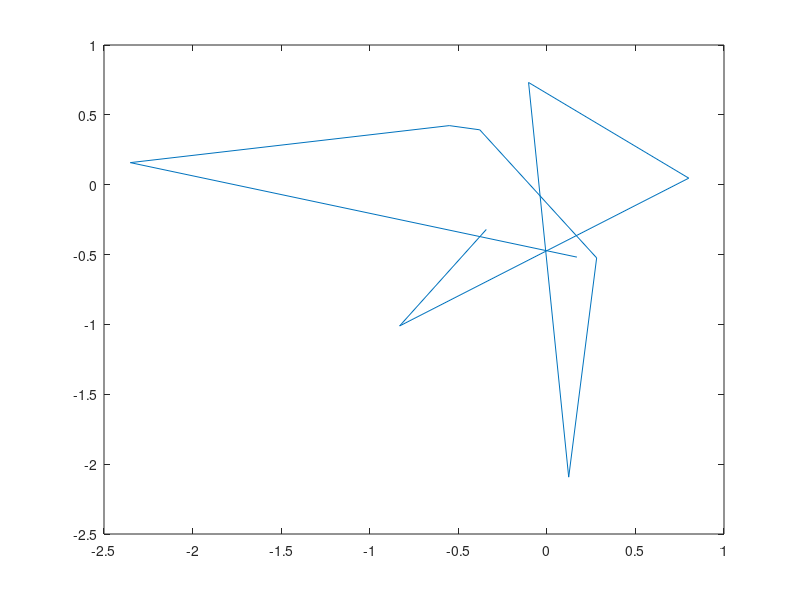
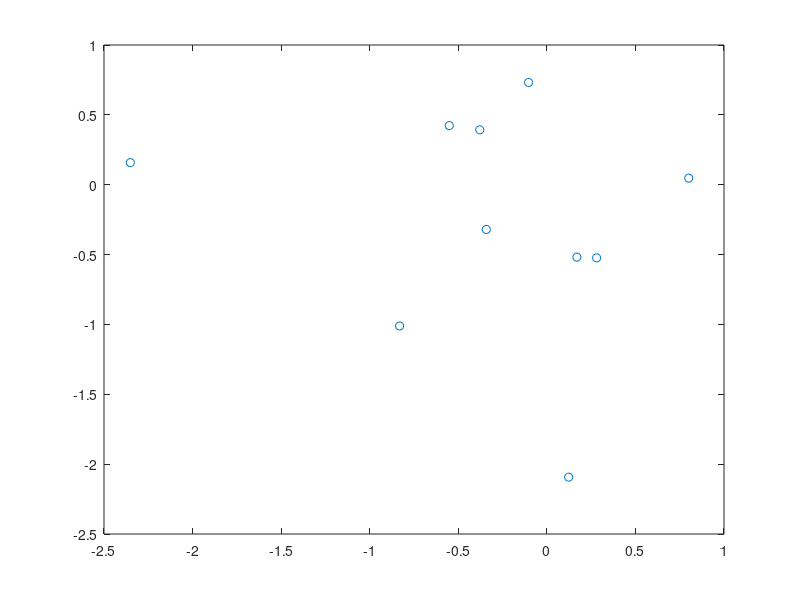
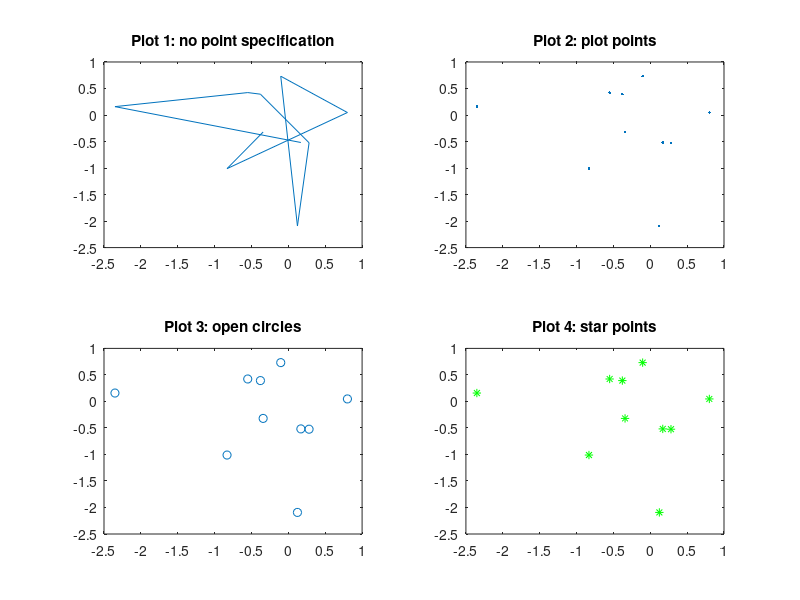
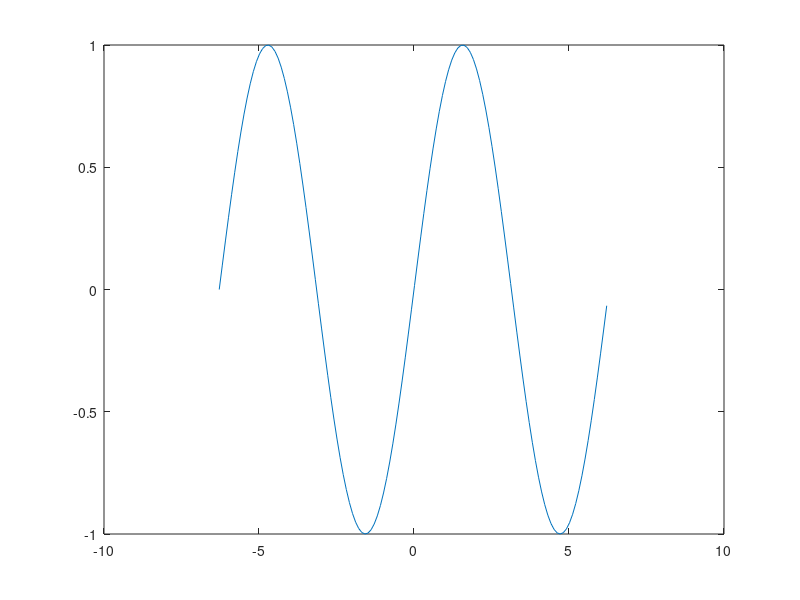

MATLAB code to generate these figures, in order:
%% Lecture code -- Week 1
% Courtesy of JEANETTE A MUMFORD

% Single percent signs serve as comments.  

%  We will use .m files for lecture and homework.
%  Homework will be mlx, Live Markdown documents.
%  Project will be LaTeX. More details on website.


%% Double percent signs create sections in code (not in mlx files)

% Simple math.  
a = 2
b = 6
a*b
a/b
a^2
a-b

%%
a = 3

% Note the difference when I use a semicolon
a = 3;

%% 
% If you want to see your variables, here are the commands:

who
whos

% help:  tells you how to use a function
help var
%% 
% Vectors and matrices can be created in different ways.


a = [1 2 3 4 10]
size(a)
num_seq = 1:5:20

% Grab the 3 element of a vector
num_seq(3)

% Create a matrix from a vector.  Pay attention to how the numbers are
% filled in
newmat = reshape(num_seq, 2, 2)
% Quick way to make a matrix a vector (again, pay attention to how vector is created)
newmat(:)

% You can use the transpose to swap rows and columns of a matrix

mat = reshape(1:4, 2, 2)
mat'
%% 
% Element-wise math is done by adding a period before the command.


b = [1 2 3 4 10];
1./b
1./mat
%% 
% *On your own:* Create a 4x4 matrix that has the numbers 1-16 such that 
% the first *row*  is 1 2 3 4, second row is 5 6 7 8, etc.  



% You can create a matrix of 1's easily

ones(5, 2)

ones(3,8)

zeros(3,4)

%% 
% It is easy to extract and change portions of a matrix.


mat = reshape(1:16, 4, 4)

% First row
mat(1,:)

% First column
mat(:,1)

% First row, First column entry
mat(1,1)

% replace first column with 5
mat(:,1)=5

% "end" is a really great feature in MATLAB.  
% Automatically goes to the highest index
mat(end,end)

% You can also identify (T/F) where certan values occur

mat>10

mat2 = reshape(-2:1, 2,2);
% Change the negative values to 0
mat2
mat2(mat2<0) = 0
% For element-wise multiplication. Subtraction and addition are elementwise

% Also, "rand" generates random values from a uniform distribution
c = rand(2,2);
d = rand(2,2);

c+d
c.*d
% Notice things are different without the . with multiplication and
% squaring
c*d
c.^2
%% 
% *On your own:  *Figure out what the c^2 command (below) is doing.  You 
% can probably figure it out without googling or looking at help.

c^2

%% 
% I recommend you don't use the division symbol (either / or \), unless using element-wise division.  
% Just be careful if you do use it, it may not be intuitive to you, but it is 
% shorthand for solving systems of equations.  FYI, here's what it does:


a = reshape(1:4, 2, 2);
b = reshape(6:9, 2, 2);

a\b
pinv(a)*b
inv(a'*a)*a'*b

a/b
a*pinv(b)
a*inv(b'*b)*b'


%% 
% Random numbers aren't really random!  If we all ran this on a fresh MATLAB 
% session, we'd get the same number.  You need to be careful if you really need 
% random numbers.  Run rng('shuffle') before running the random number generators.  
% Note:  There are multiple fixes for this problem.|  |
%%
rand(1)
%% 
% *On your own: * What is the difference between rand() and randn().  Use 
% the help function to figure it out.  
% 
% We won't use characters much in this class, but it is worth pointing out 
% their odd behavior.
%%
% Characters
char1 = 'hi'

char2 = '3'
% careful!  This gives a numeric answer
char2*3
%% 
% Loops!  According to the class survey, most of you have written loops 
% before, so this probably won't be very different from what you've done in the 
% past.


for i=1:3
    i
end



% Looping through matrices can often be avoided, but is sometimes necessary

a = reshape(1:16, 4, 4);
for x = 1:4
    for y = 1:4
        a(x,y)
    end
end

% For example, squaring entries (and most mathematical operations) in a 
%  matrix via looping is not efficient

a_squared = zeros(4,4);
for x = 1:4
    for y = 1:4
        a_squared(x,y) = a(x,y)^2;
    end
end

%vs

% TO make an operation work element-wise, use a .
a_squared_easy = a.^2;

a_squared
a_squared_easy



b = reshape([1:8], 2, 2,2)
reshape(b, 2, 4)

%% if/else statements

num = 0;

if num<0
    disp('Number is negative')
elseif num >0
    disp('Number is positive')
else
    disp('Number is 0')
end  
%% 
% *On your own:  *Create a 1x10 row vector of random numbers using randn 
% (this generate normal values and loop through each value and print whether the 
% value is pos, neg or 0.
% 
% 
% 
% *Also on your own:  *Without using a loop, start with the same vector you 
% made in the last exercise and create a new vector (of the same size) that has 
% a 1 if the original value was positive and -1 if the original value was negative
% 
% You can compute min/max/mean/sd of columns of a matrix easily.
%%

a = randn(4,4);
a
min(a)
max(a)
mean(a)
std(a)
%% 
% *On your own* :Look at help or use what we already know to get the row 
% min/max

min(a')
min(a(:))

%% 
% 3 Dimensional arrays and the squeeze function.  We will also encounter 
% 3D arrays when our images are in RGB format.  The first two dimensions are the 
% 2 dimensions of space and 3rd is R, G or B values for that pixel.  You make 
% arrays the same way we made matrices.

array_ex = reshape(1:60, 5, 4, 3);
size(array_ex)


% Sometimes you'll find you're trying to work with a smaller portion of 
% an array that has a singleton dimension and you'd like to get rid of it.  

array_singleton_dim = ones(2, 1, 3);
size(array_singleton_dim)  % This is really a 2x3
%use squeeze to remove the singleton dimension
sq_array_singleton_dim = squeeze(array_singleton_dim);
size(sq_array_singleton_dim)
%% 
% Plotting data.


x = randn(1,10);
y = randn(1,10);

figure
plot(x,y)
%% 
% I'm about to add another plot here.  If you were just running this code 
% in the terminal OR using the "publish" option to publish the code you'd want 
% to start a new figure window with the figure command.  I've added it here, but 
% you won't see what I mean unless you run it (twice) in the terminal, so try 
% that out.

% Make points
figure % invokes a new figure
plot(x,y, '.')
% Change to plotting circles.
plot(x,y, 'o')
% multiple panel plots can be made with subplot

figure
subplot(2,2,1)
plot(x,y)
title('Plot 1: no point specification')
subplot(2,2,2)
plot(x,y, '.')
title('Plot 2: plot points')
subplot(2,2,3)
plot(x,y, 'o')
title('Plot 3: open circles')
subplot(2,2,4)
plot(x,y, 'g*')
title('Plot 4: star points')

%% 
% When using mlx, you'll want to use "figure" before each new figure or
% your output will not have all of the figures.  I often don't use "figure"
% for each new figure if I'm using .m because I end up with too many
% windows.

% Plotting multiple lines

x=(-2*pi):0.1:(2*pi);

figure
plot(x, sin(x))

figure
plot(x, sin(x), 'g.') % points

figure
plot(x, sin(x), 'g-') % line plot

% Add labels
plot(x, sin(x))
xlabel('x', 'Fontsize', 20)
ylabel('sin(x)')

% plot 2 lines and add legend
plot(x, sin(x), 'r')
hold on
plot(x, cos(x), 'b')
hold off
legend('sin(x)', 'cos(x)')

hold on
plot(x, 5*cos(x), 'g')
hold off

% To change font size in legend and linewidth
plot(x, sin(x), 'r', 'linewidth', 3)
hold on
plot(x, cos(x), 'b', 'linewidth', 3)
hold off
h_legend = legend('sin(x)', 'cos(x)');
set(h_legend, 'fontsize', 16)
%% 
% Mostly we'll be plotting images.  Here I'll use imagesc() and I'll also introduce 
% you to the meshgrid command.  Images are basically 3 dimensional data sets where 
% 2 dimensions indicate location and the 3rd is 
% the grayscale value (or color value within a color channel).  
% 
% The meshgrid command is a handy tool if you need to generate a matrix with 
% the row/column indices.  Let's say your image has 3 row and 5 columns, 
% so the resulting image would be 3 x 5.  Here's how you get matrices of the indices.  


x=1:3;
y=1:5;
[x_grid, y_grid] = ndgrid(x,y);

size(x_grid)
size(y_grid)
x_grid
y_grid

% To plot each of these side-by-side I'll use subplot
subplot(1,2,1)
imagesc(x_grid)
subplot(1,2,2)
imagesc(y_grid)


